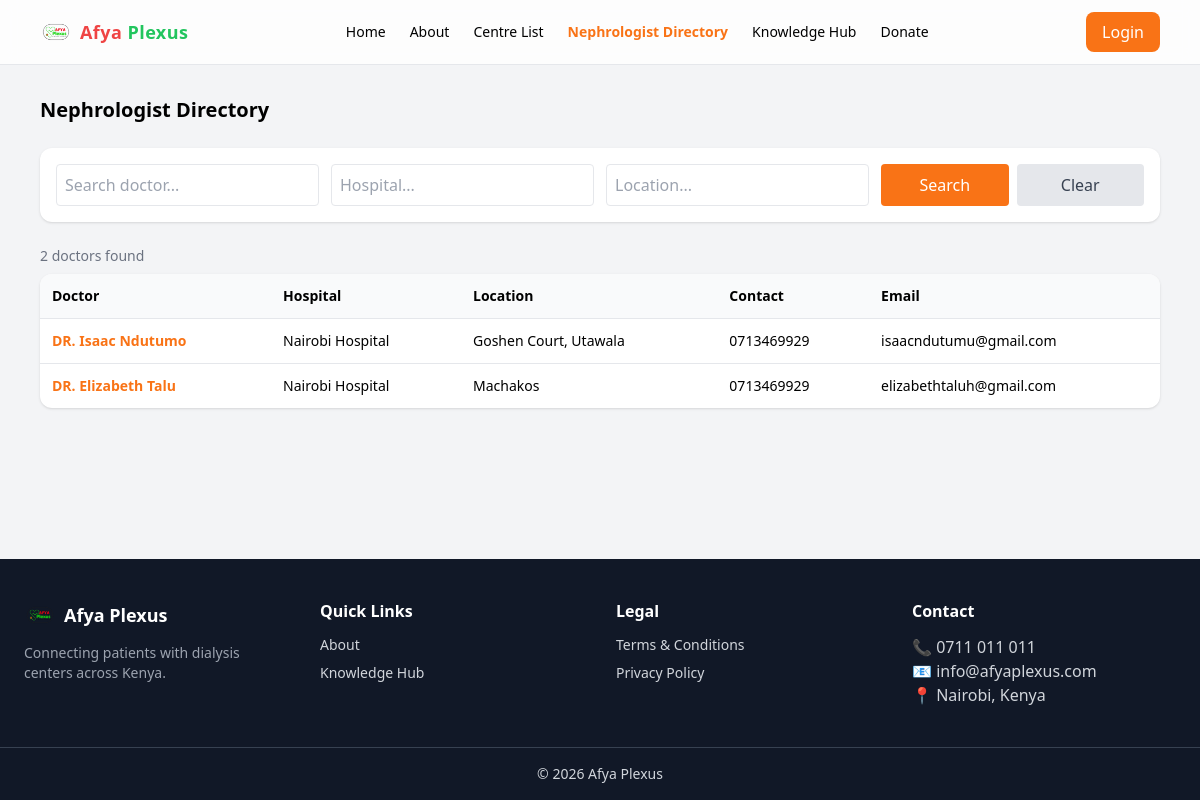
The app's page /doctor/doctor_list/, older data.
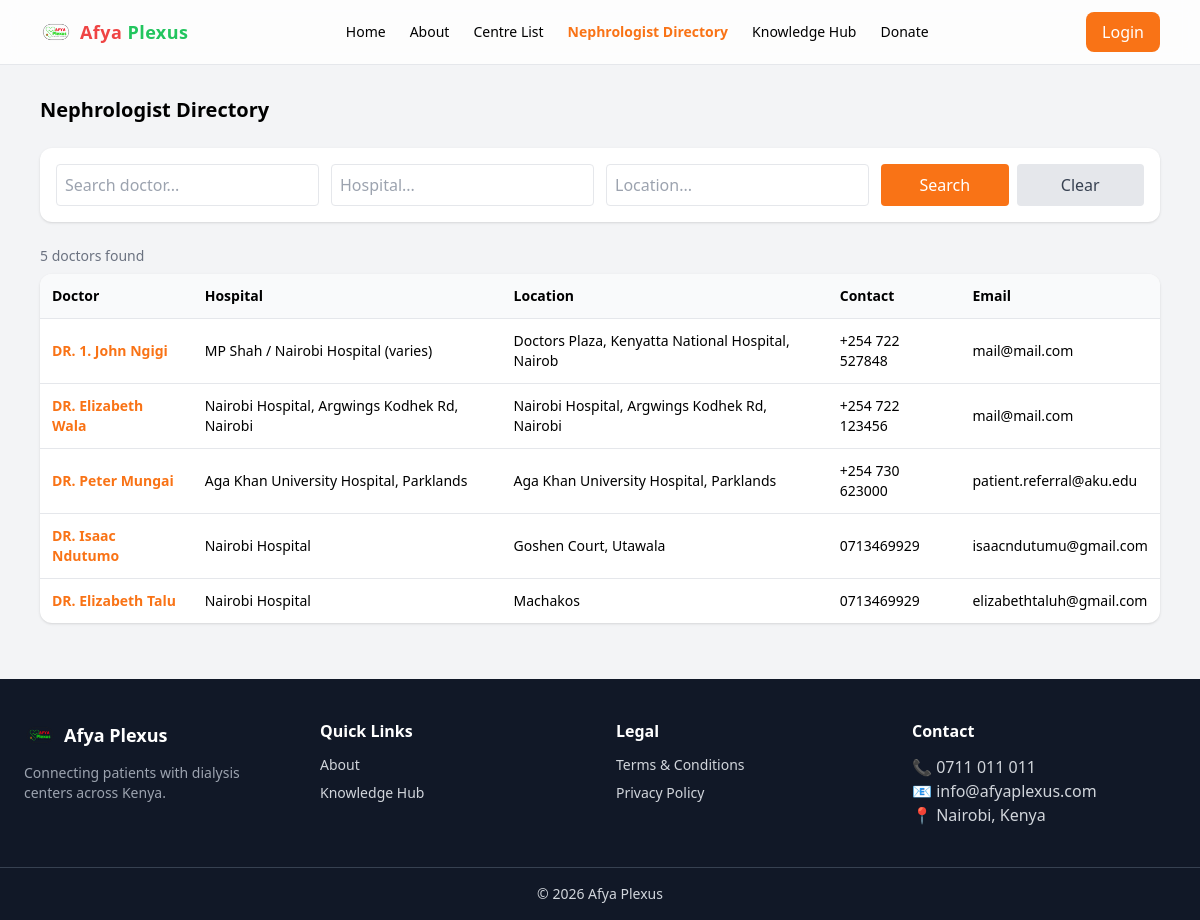
The same page, newer data.
### doctor/models.py (models this page shows, shortened)
class Doctor(models.Model):
	id = models.UUIDField(primary_key=True, default=uuid.uuid1, editable=False)
	name = models.CharField(max_length=200)
	mobile_number = models.CharField(max_length=20,default="-")
	alternative_number = models.CharField(max_length=20,default="-")
	email_address = models.CharField(max_length=100,default="-")
	location = models.CharField(max_length=50,default='-')
	license_number = models.CharField(max_length=50,null=True,blank=True)
	license = models.FileField(upload_to="license/%Y/%m/%d",null=True,blank=True)
	date = models.DateField(default=timezone.now)
	user = models.ForeignKey(User, related_name='doctor', on_delete=models.SET_NULL,null=True,blank=True)
	account = models.ForeignKey(User, related_name='doctor_account', on_delete=models.SET_NULL,null=True,blank=True)
	status = models.CharField(max_length=20,default='active')
	title = models.CharField(max_length=250,default='DR.')
	hospital = models.CharField(max_length=250,null=True,blank=True)
	profile_picture = models.FileField(upload_to="profile/%Y/%m/%d",null=True,blank=True)

### doctor/views.py (the view, shortened to what this page needs)
# urls.py: path('doctor_list/', views.doctor_list, name='doctor_list'),
def doctor_list(request):
    query = request.GET.get('q', '')
    hospital = request.GET.get('hospital', '')
    location = request.GET.get('location', '')
    doctors = Doctor.objects.all().order_by('-date')
    if query:
        doctors = doctors.filter(
            Q(name__icontains=query) |
            Q(location__icontains=query) |
            Q(hospital__icontains=query)
        )
    if hospital:
        doctors = doctors.filter(hospital__icontains=hospital)
    if location:
        doctors = doctors.filter(location__icontains=location)
    paginator = Paginator(doctors, 10)
    page_number = request.GET.get('page')
    page_obj = paginator.get_page(page_number)
    return render(request, 'doctor/doctor_list.html', {'page_obj': page_obj,'query': query})

### userprofile/utils.py (called while the page is built, shortened)
def generate_visitor_id():
    return str(uuid.uuid4())

def get_client_ip(request):
    x_forwarded_for = request.META.get("HTTP_X_FORWARDED_FOR")
    if x_forwarded_for:
        ip = x_forwarded_for.split(",")[0]
    else:
        ip = request.META.get("REMOTE_ADDR")
    if ip in ["127.0.0.1", "::1"]:
        return None
    return ip

def get_geo_data(ip):
    if not ip:
        return {}

### doctor/templates/doctor/doctor_list.html (shortened to what this page needs)
{% extends 'base.html' %}
{% block content %}
<div class="max-w-7xl mx-auto py-0">
  <div class="flex flex-col lg:flex-row justify-between items-center gap-4 mb-6">
    <h1 class="text-xl font-bold">Nephrologist Directory</h1>
  </div>
  <div class="bg-white p-4 rounded-xl shadow mb-6 grid grid-cols-1 md:grid-cols-4 gap-3">
    <input type="text" id="q" placeholder="Search doctor..."
           class="border p-2 rounded">
    <input type="text" id="hospital" placeholder="Hospital..."
           class="border p-2 rounded">
    <input type="text" id="location" placeholder="Location..."
           class="border p-2 rounded">
    <div class="flex gap-2">
      <button onclick="fetchDoctors()"
              class="bg-orange-500 text-white px-3 py-2 rounded hover:bg-orange-600 w-full">
        Search
      </button>
      <button onclick="clearFilters()"
              class="bg-gray-200 text-gray-700 px-3 py-2 rounded hover:bg-gray-300 w-full">
        Clear
      </button>
    </div>
  </div>
  <p class="text-sm text-gray-500 mb-2">
    <span id="count">{{ page_obj|length }}</span> doctors found
  </p>
  <div class="bg-white rounded-xl shadow overflow-x-auto">
    <table class="w-full text-sm">
      <thead class="bg-gray-50">
        <tr>
          <th class="p-3 text-left">Doctor</th>
          <th class="p-3 text-left">Hospital</th>
          <th class="p-3 text-left">Location</th>
          <th class="p-3 text-left">Contact</th>
          <th class="p-3 text-left">Email</th>
        </tr>
      </thead>
      <tbody id="table-body">
        {% for doctor in page_obj %}
        <tr class="border-t">
          <td class="p-3 font-semibold text-orange-500">
            <a href="{% url 'doctor_detail' pk=doctor.pk %}">
              {{ doctor.title }} {{ doctor.name }}
            </a>
          </td>
          <td class="p-3">{{ doctor.hospital|default:"-" }}</td>
          <td class="p-3">{{ doctor.location|default:"-" }}</td>
          <td class="p-3">{{ doctor.mobile_number }}</td>
          <td class="p-3">{{ doctor.email_address }}</td>
        </tr>
        {% endfor %}
      </tbody>
    </table>
  </div>
</div>
{% endblock %}

Row changes from the older to the newer data that the page shows:
added Doctor: title "DR.", name "1. John Ngigi", hospital "MP Shah / Nairobi Hospital (varies)", location "Doctors Plaza, Kenyatta National Hospital, Nairob", mobile_number "+254 722 527848", email_address "mail@mail.com"
added Doctor: title "DR.", name "Elizabeth Wala", hospital "Nairobi Hospital, Argwings Kodhek Rd, Nairobi", location "Nairobi Hospital, Argwings Kodhek Rd, Nairobi", mobile_number "+254 722 123456", email_address "mail@mail.com"
added Doctor: title "DR.", name "Peter Mungai", hospital "Aga Khan University Hospital, Parklands", location "Aga Khan University Hospital, Parklands", mobile_number "+254 730 623000", email_address "patient.referral@aku.edu"
Text that changed along with them:
{{ page_obj|length }}: "2" → "5"
